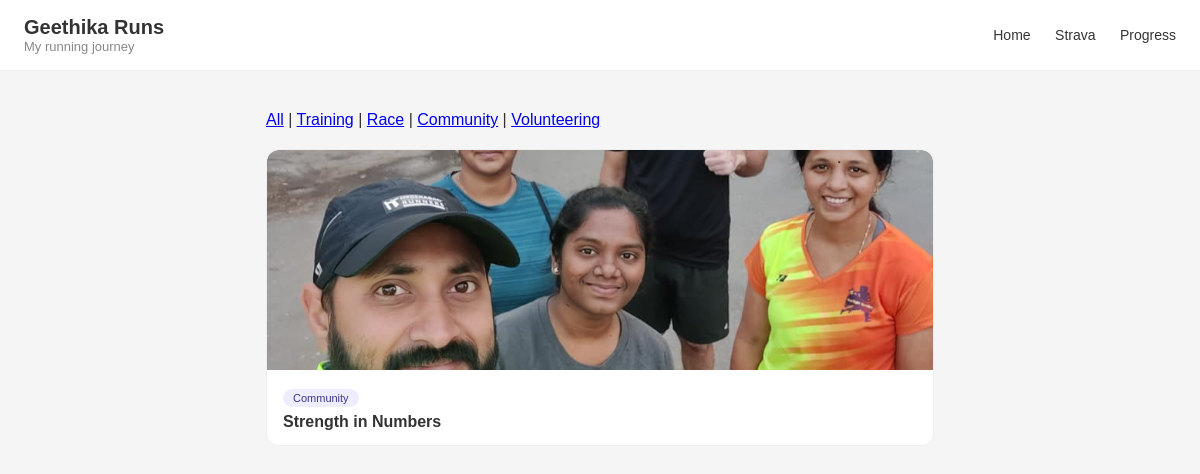
Page /?category=community on the committed database.
### posts/models.py (models this page shows, shortened)
class Post(models.Model):
    CATEGORY_CHOICES = [
        ('training', 'Training Log'),
        ('race', 'Race Day'),
        ('community', 'Community'),
        ('volunteering', 'Volunteering'),
    ]
    title = models.CharField(max_length=200)
    story = models.TextField()
    distance = models.FloatField()
    photo = models.ImageField(upload_to='photos/', blank=True, null=True)
    date = models.DateField()
    category = models.CharField(max_length=20, choices=CATEGORY_CHOICES, default='training')
    bib_number = models.CharField(max_length=20, blank=True, null=True)
    finish_time = models.CharField(max_length=20, blank=True, null=True)
    volunteer_event = models.CharField(max_length=200, blank=True, null=True)
    volunteer_role = models.CharField(max_length=100, blank=True, null=True)

### posts/views.py (the view)
# urls.py: path('', views.home, name='home'),
def home(request):
    category = request.GET.get('category')
    if category:
        posts = Post.objects.filter(category=category).order_by('-date')
    else:
        posts = Post.objects.all().order_by('-date')
    return render(request, 'posts/home.html', {
        'posts': posts,
        'category': category
    })

### posts/templates/posts/home.html
{% extends 'posts/base.html' %}
{% block content %}
<div style="margin-bottom: 20px;">
    <a href="/">All</a> |
    <a href="/?category=training">Training</a> |
    <a href="/?category=race">Race</a> |
    <a href="/?category=community">Community</a> |
    <a href="/?category=volunteering">Volunteering</a>
</div>
{% for post in posts %}
<div class="post-card" style="padding:0; overflow:hidden;">
    <a href="{% url 'post_detail' post.pk %}" style="text-decoration:none; color:#333;">
        {% if post.photo %}
            <img src="{{ post.photo.url }}"
                 alt="{{ post.title }}"
                 class="{% if post.category == 'training' or post.category == 'race' %}img-top{% else %}img-center{% endif %}">
        {% else %}
            <div class="no-image">No photo</div>
        {% endif %}
        <div style="padding:14px 16px;">
            <span class="badge badge-{{ post.category }}">
                {{ post.get_category_display }}
            </span>
            <h2 style="font-size:16px; margin-top:6px;">
                {{ post.title }}
            </h2>
        </div>
    </a>
</div>
{% endfor %}
{% endblock %}

### posts/templates/posts/base.html (style rules this page uses)
* { margin: 0; padding: 0; box-sizing: border-box; }
body { font-family: sans-serif; background: #f5f5f5; color: #333; }
.post-card { background: white; border: 1px solid #eee; border-radius: 12px; margin-bottom: 20px; overflow: hidden; transition: transform 0.2s ease, box-shadow 0.2s ease; }
.badge { display: inline-block; font-size: 11px; padding: 3px 10px; border-radius: 20px; font-weight: 500; }
.badge-community { background: #EEEDFE; color: #3C3489; }
.img-center { width: 100%; height: 220px; object-fit: cover; object-position: 50% 50%; border-radius: 12px 12px 0 0; }

### rows in the picture
Post: photo (picture), category "Community", title "Strength in Numbers"
